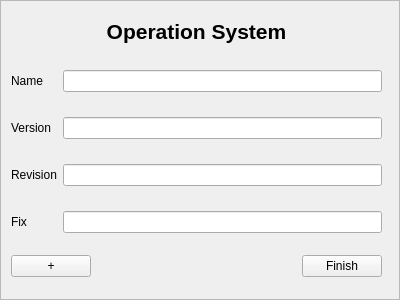
<?xml version="1.0" encoding="UTF-8"?>
<ui version="4.0">
 <class>OSInputArea</class>
 <widget class="QScrollArea" name="OSInputArea">
  <property name="geometry">
   <rect>
    <x>0</x>
    <y>0</y>
    <width>400</width>
    <height>300</height>
   </rect>
  </property>
  <property name="windowTitle">
   <string>ScrollArea</string>
  </property>
  <property name="widgetResizable">
   <bool>true</bool>
  </property>
  <widget class="QWidget" name="scrollAreaWidgetContents">
   <property name="geometry">
    <rect>
     <x>0</x>
     <y>0</y>
     <width>398</width>
     <height>298</height>
    </rect>
   </property>
   <widget class="QWidget" name="verticalLayoutWidget">
    <property name="geometry">
     <rect>
      <x>10</x>
      <y>10</y>
      <width>371</width>
      <height>41</height>
     </rect>
    </property>
    <layout class="QVBoxLayout" name="verticalLayout">
     <item>
      <widget class="QLabel" name="label">
       <property name="font">
        <font>
         <pointsize>16</pointsize>
         <weight>75</weight>
         <bold>true</bold>
        </font>
       </property>
       <property name="text">
        <string>Operation System</string>
       </property>
       <property name="alignment">
        <set>Qt::AlignCenter</set>
       </property>
      </widget>
     </item>
    </layout>
   </widget>
   <widget class="QWidget" name="gridLayoutWidget">
    <property name="geometry">
     <rect>
      <x>10</x>
      <y>50</y>
      <width>371</width>
      <height>201</height>
     </rect>
    </property>
    <layout class="QGridLayout" name="gridLayout">
     <item row="1" column="0">
      <widget class="QLabel" name="label_3">
       <property name="text">
        <string>Version</string>
       </property>
      </widget>
     </item>
     <item row="1" column="1">
      <widget class="QLineEdit" name="lineEdit_2"/>
     </item>
     <item row="2" column="0">
      <widget class="QLabel" name="label_4">
       <property name="text">
        <string>Revision</string>
       </property>
      </widget>
     </item>
     <item row="2" column="1">
      <widget class="QLineEdit" name="lineEdit_3"/>
     </item>
     <item row="0" column="1">
      <widget class="QLineEdit" name="lineEdit"/>
     </item>
     <item row="0" column="0">
      <widget class="QLabel" name="label_2">
       <property name="text">
        <string>Name</string>
       </property>
      </widget>
     </item>
     <item row="3" column="0">
      <widget class="QLabel" name="label_5">
       <property name="text">
        <string>Fix</string>
       </property>
      </widget>
     </item>
     <item row="3" column="1">
      <widget class="QLineEdit" name="lineEdit_4"/>
     </item>
    </layout>
   </widget>
   <widget class="QWidget" name="verticalLayoutWidget_2">
    <property name="geometry">
     <rect>
      <x>10</x>
      <y>249</y>
      <width>371</width>
      <height>32</height>
     </rect>
    </property>
    <layout class="QHBoxLayout" name="horizontalLayout">
     <item>
      <widget class="QPushButton" name="pushButton">
       <property name="text">
        <string>+</string>
       </property>
      </widget>
     </item>
     <item>
      <spacer name="horizontalSpacer">
       <property name="orientation">
        <enum>Qt::Horizontal</enum>
       </property>
       <property name="sizeHint" stdset="0">
        <size>
         <width>40</width>
         <height>20</height>
        </size>
       </property>
      </spacer>
     </item>
     <item>
      <widget class="QPushButton" name="pushButton_2">
       <property name="text">
        <string>Finish</string>
       </property>
      </widget>
     </item>
    </layout>
   </widget>
  </widget>
 </widget>
 <resources/>
 <connections/>
</ui>
